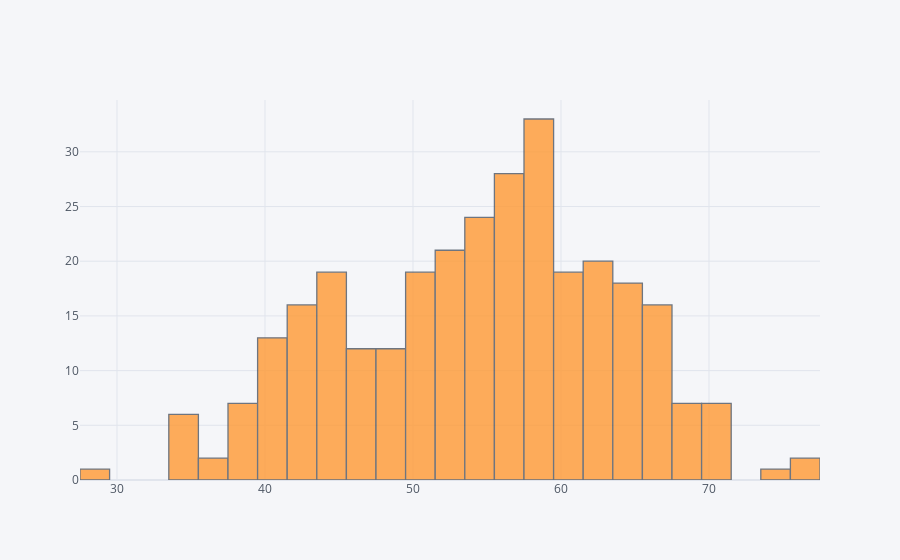

The notebook cell this image was saved under:
### Markdown cell above
# EDA

### Code cell
df['age'].iplot(kind='hist')

### Figure 1 — Plotly figure (JSON) as saved in the notebook; plotly's stock layout.template omitted (floating-point values rounded to 4 significant figures; data arrays with more than 128 entries replaced by an {"elided": "..."} marker saying what was removed)
{"data": [{"histfunc": "count", "histnorm": "", "marker": {"color": "rgba(255, 153, 51, 1.0)", "line": {"color": "#4D5663", "width": 1.3}}, "name": "age", "opacity": 0.8, "orientation": "v", "type": "histogram", "x": {"elided": "303 int values"}}], "layout": {"barmode": "overlay", "legend": {"bgcolor": "#F5F6F9", "font": {"color": "#4D5663"}}, "paper_bgcolor": "#F5F6F9", "plot_bgcolor": "#F5F6F9", "title": {"font": {"color": "#4D5663"}}, "xaxis": {"gridcolor": "#E1E5ED", "showgrid": true, "tickfont": {"color": "#4D5663"}, "title": {"font": {"color": "#4D5663"}, "text": ""}, "zerolinecolor": "#E1E5ED"}, "yaxis": {"gridcolor": "#E1E5ED", "showgrid": true, "tickfont": {"color": "#4D5663"}, "title": {"font": {"color": "#4D5663"}, "text": ""}, "zerolinecolor": "#E1E5ED"}}}
